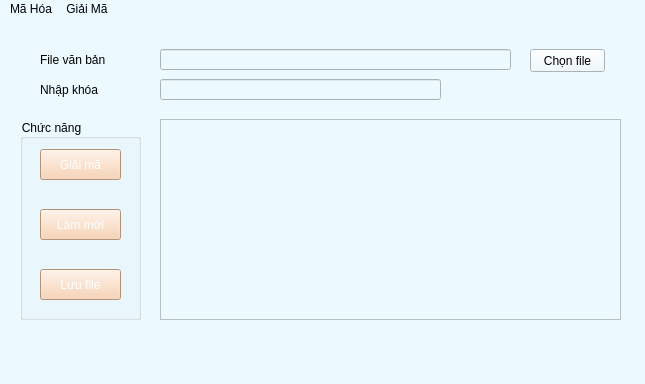
<?xml version="1.0" encoding="UTF-8"?>
<ui version="4.0">
 <class>MainWindow</class>
 <widget class="QMainWindow" name="MainWindow">
  <property name="geometry">
   <rect>
    <x>0</x>
    <y>0</y>
    <width>645</width>
    <height>384</height>
   </rect>
  </property>
  <property name="font">
   <font>
    <pointsize>12</pointsize>
    <weight>50</weight>
    <bold>false</bold>
   </font>
  </property>
  <property name="windowTitle">
   <string>Giải Mã Vigenere</string>
  </property>
  <property name="styleSheet">
   <string notr="true">background-color: rgb(236, 249, 255);
</string>
  </property>
  <property name="iconSize">
   <size>
    <width>24</width>
    <height>24</height>
   </size>
  </property>
  <widget class="QWidget" name="centralwidget">
   <widget class="QGroupBox" name="groupBox_4">
    <property name="geometry">
     <rect>
      <x>20</x>
      <y>100</y>
      <width>121</width>
      <height>201</height>
     </rect>
    </property>
    <property name="title">
     <string>Chức năng</string>
    </property>
    <widget class="QPushButton" name="pB_MaHoa">
     <property name="geometry">
      <rect>
       <x>20</x>
       <y>30</y>
       <width>81</width>
       <height>31</height>
      </rect>
     </property>
     <property name="styleSheet">
      <string notr="true">background-color: rgb(248, 203, 166);
color: rgb(255, 255, 255);</string>
     </property>
     <property name="text">
      <string>Giải mã</string>
     </property>
    </widget>
    <widget class="QPushButton" name="pB_Refresh">
     <property name="geometry">
      <rect>
       <x>20</x>
       <y>90</y>
       <width>81</width>
       <height>31</height>
      </rect>
     </property>
     <property name="styleSheet">
      <string notr="true">background-color: rgb(248, 203, 166);
color: rgb(255, 255, 255);</string>
     </property>
     <property name="text">
      <string>Làm mới</string>
     </property>
    </widget>
    <widget class="QPushButton" name="pB_LuuFile">
     <property name="geometry">
      <rect>
       <x>20</x>
       <y>150</y>
       <width>81</width>
       <height>31</height>
      </rect>
     </property>
     <property name="styleSheet">
      <string notr="true">background-color: rgb(248, 203, 166);
color: rgb(255, 255, 255);</string>
     </property>
     <property name="text">
      <string>Lưu file</string>
     </property>
    </widget>
   </widget>
   <widget class="QLabel" name="label">
    <property name="geometry">
     <rect>
      <x>40</x>
      <y>30</y>
      <width>101</width>
      <height>21</height>
     </rect>
    </property>
    <property name="styleSheet">
     <string notr="true">color: rgb(0, 0, 0);
font: 75 12pt &quot;MS Shell Dlg 2&quot;;</string>
    </property>
    <property name="text">
     <string>File văn bản</string>
    </property>
   </widget>
   <widget class="QLabel" name="label_2">
    <property name="geometry">
     <rect>
      <x>40</x>
      <y>60</y>
      <width>101</width>
      <height>21</height>
     </rect>
    </property>
    <property name="styleSheet">
     <string notr="true">color: rgb(0, 0, 0);
font: 75 12pt &quot;MS Shell Dlg 2&quot;;</string>
    </property>
    <property name="text">
     <string>Nhập khóa</string>
    </property>
   </widget>
   <widget class="QLineEdit" name="lE_FileIn">
    <property name="geometry">
     <rect>
      <x>160</x>
      <y>30</y>
      <width>351</width>
      <height>21</height>
     </rect>
    </property>
    <property name="text">
     <string/>
    </property>
   </widget>
   <widget class="QLineEdit" name="lE_Key">
    <property name="geometry">
     <rect>
      <x>160</x>
      <y>60</y>
      <width>281</width>
      <height>21</height>
     </rect>
    </property>
    <property name="text">
     <string/>
    </property>
   </widget>
   <widget class="QPushButton" name="pB_ChooseFile">
    <property name="geometry">
     <rect>
      <x>530</x>
      <y>30</y>
      <width>75</width>
      <height>23</height>
     </rect>
    </property>
    <property name="text">
     <string>Chọn file</string>
    </property>
   </widget>
   <widget class="QTextBrowser" name="tB_Content">
    <property name="geometry">
     <rect>
      <x>160</x>
      <y>100</y>
      <width>461</width>
      <height>201</height>
     </rect>
    </property>
   </widget>
  </widget>
  <widget class="QMenuBar" name="menubar">
   <property name="geometry">
    <rect>
     <x>0</x>
     <y>0</y>
     <width>645</width>
     <height>22</height>
    </rect>
   </property>
   <widget class="QMenu" name="menuM_H_a">
    <property name="title">
     <string>Mã Hóa</string>
    </property>
    <widget class="QMenu" name="menuRSA">
     <property name="title">
      <string>RSA</string>
     </property>
     <addaction name="ac_MH_TaoKhoa"/>
     <addaction name="separator"/>
     <addaction name="ac_MH_RSA_2"/>
    </widget>
    <addaction name="ac_MH_SDES"/>
    <addaction name="separator"/>
    <addaction name="ac_MH_Belasco"/>
    <addaction name="separator"/>
    <addaction name="ac_MH_ChuyenVi"/>
    <addaction name="separator"/>
    <addaction name="ac_MH_Vigenere"/>
    <addaction name="separator"/>
    <addaction name="menuRSA"/>
   </widget>
   <widget class="QMenu" name="menuGi_i_M">
    <property name="title">
     <string>Giải Mã</string>
    </property>
    <widget class="QMenu" name="menuRSA_2">
     <property name="title">
      <string>RSA</string>
     </property>
     <addaction name="ac_GM_TaoKhoa"/>
     <addaction name="separator"/>
     <addaction name="ac_GM_RSA_2"/>
    </widget>
    <addaction name="ac_GM_SDES"/>
    <addaction name="separator"/>
    <addaction name="ac_GM_Belasco"/>
    <addaction name="separator"/>
    <addaction name="ac_GM_ChuyenVi"/>
    <addaction name="separator"/>
    <addaction name="ac_GM_Vigenre"/>
    <addaction name="separator"/>
    <addaction name="menuRSA_2"/>
   </widget>
   <addaction name="menuM_H_a"/>
   <addaction name="menuGi_i_M"/>
  </widget>
  <widget class="QStatusBar" name="statusbar"/>
  <action name="ac_MH_RSA">
   <property name="text">
    <string>RSA</string>
   </property>
  </action>
  <action name="ac_MH_SDES">
   <property name="text">
    <string>SDES</string>
   </property>
  </action>
  <action name="ac_MH_Belasco">
   <property name="text">
    <string>Belasco</string>
   </property>
  </action>
  <action name="ac_MH_ChuyenVi">
   <property name="text">
    <string>Chuyển vị</string>
   </property>
  </action>
  <action name="ac_GM_RSA">
   <property name="text">
    <string>RSA</string>
   </property>
  </action>
  <action name="ac_GM_SDES">
   <property name="text">
    <string>SDES</string>
   </property>
  </action>
  <action name="ac_GM_Belasco">
   <property name="text">
    <string>Belasco</string>
   </property>
  </action>
  <action name="ac_GM_ChuyenVi">
   <property name="text">
    <string>Chuyển vị</string>
   </property>
  </action>
  <action name="ac_MH_Vigenere">
   <property name="text">
    <string>Vigenere</string>
   </property>
  </action>
  <action name="ac_GM_Vigenre">
   <property name="text">
    <string>Vigenere</string>
   </property>
  </action>
  <action name="ac_MH_TaoKhoa">
   <property name="text">
    <string>Tạo khóa</string>
   </property>
  </action>
  <action name="ac_MH_RSA_2">
   <property name="text">
    <string>Mã hóa</string>
   </property>
  </action>
  <action name="ac_GM_TaoKhoa">
   <property name="text">
    <string>Tạo Khóa</string>
   </property>
  </action>
  <action name="ac_GM_RSA_2">
   <property name="text">
    <string>Giải Mã</string>
   </property>
  </action>
 </widget>
 <resources/>
 <connections/>
</ui>
